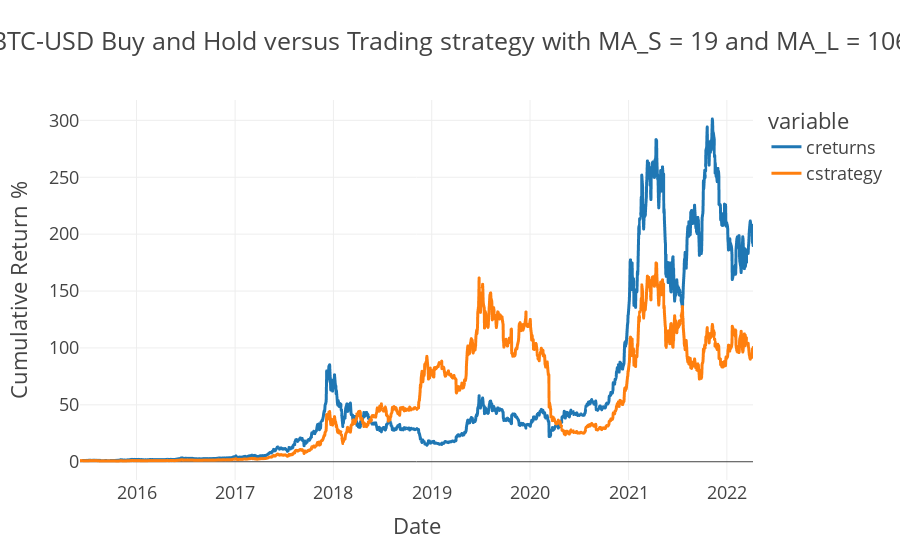

The notebook cell this image was saved under:
### Code cell
tester.plot_results()

### Figure 1 — Plotly figure (JSON) as saved in the notebook; plotly's stock layout.template omitted (floating-point values rounded to 4 significant figures; data arrays with more than 128 entries replaced by an {"elided": "..."} marker saying what was removed)
{"data": [{"hovertemplate": "variable=creturns<br>Date=%{x}<br>Cumulative Return %=%{y}<extra></extra>", "legendgroup": "creturns", "line": {"color": "#1F77B4", "dash": "solid"}, "marker": {"symbol": "circle"}, "mode": "lines", "name": "creturns", "showlegend": true, "type": "scattergl", "x": {"elided": "1725 str values"}, "xaxis": "x", "y": {"elided": "1725 float values"}, "yaxis": "y"}, {"hovertemplate": "variable=cstrategy<br>Date=%{x}<br>Cumulative Return %=%{y}<extra></extra>", "legendgroup": "cstrategy", "line": {"color": "#FF7F0E", "dash": "solid"}, "marker": {"symbol": "circle"}, "mode": "lines", "name": "cstrategy", "showlegend": true, "type": "scattergl", "x": {"elided": "1725 str values"}, "xaxis": "x", "y": {"elided": "1725 float values"}, "yaxis": "y"}], "layout": {"legend": {"title": {"text": "variable"}, "tracegroupgap": 0}, "title": {"text": "BTC-USD Buy and Hold versus Trading strategy with MA_S = 19 and MA_L = 106"}, "xaxis": {"anchor": "y", "domain": [0, 1], "title": {"text": "Date"}}, "yaxis": {"anchor": "x", "domain": [0, 1], "title": {"text": "Cumulative Return %"}}}}
